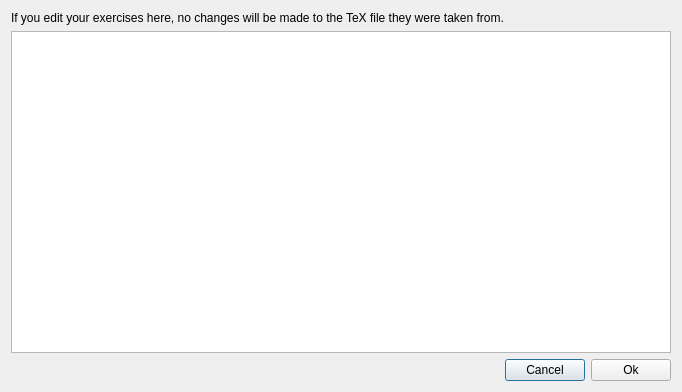
<?xml version="1.0" encoding="UTF-8"?>
<ui version="4.0">
 <class>Dialog</class>
 <widget class="QDialog" name="Dialog">
  <property name="geometry">
   <rect>
    <x>0</x>
    <y>0</y>
    <width>682</width>
    <height>392</height>
   </rect>
  </property>
  <property name="windowTitle">
   <string>Edit exercise</string>
  </property>
  <property name="windowIcon">
   <iconset resource="icones.qrc">
    <normaloff>:/all/icones/TeXamator.png</normaloff>:/all/icones/TeXamator.png</iconset>
  </property>
  <layout class="QGridLayout" name="gridLayout">
   <item row="0" column="0">
    <widget class="QLabel" name="label">
     <property name="text">
      <string>If you edit your exercises here, no changes will be made to the TeX file they were taken from.</string>
     </property>
    </widget>
   </item>
   <item row="1" column="0">
    <widget class="QTextEdit" name="textEdit"/>
   </item>
   <item row="2" column="0">
    <layout class="QHBoxLayout" name="horizontalLayout">
     <item>
      <spacer name="horizontalSpacer">
       <property name="orientation">
        <enum>Qt::Horizontal</enum>
       </property>
       <property name="sizeHint" stdset="0">
        <size>
         <width>398</width>
         <height>20</height>
        </size>
       </property>
      </spacer>
     </item>
     <item>
      <widget class="QPushButton" name="pushButton_cancel">
       <property name="text">
        <string>Cancel</string>
       </property>
       <property name="icon">
        <iconset resource="icones.qrc">
         <normaloff>:/all/icones/cancel.png</normaloff>:/all/icones/cancel.png</iconset>
       </property>
      </widget>
     </item>
     <item>
      <widget class="QPushButton" name="pushButton_ok">
       <property name="text">
        <string>Ok</string>
       </property>
       <property name="icon">
        <iconset resource="icones.qrc">
         <normaloff>:/all/icones/apply.png</normaloff>:/all/icones/apply.png</iconset>
       </property>
      </widget>
     </item>
    </layout>
   </item>
  </layout>
 </widget>
 <resources>
  <include location="icones.qrc"/>
 </resources>
 <connections>
  <connection>
   <sender>pushButton_cancel</sender>
   <signal>clicked()</signal>
   <receiver>Dialog</receiver>
   <slot>reject()</slot>
   <hints>
    <hint type="sourcelabel">
     <x>535</x>
     <y>363</y>
    </hint>
    <hint type="destinationlabel">
     <x>547</x>
     <y>397</y>
    </hint>
   </hints>
  </connection>
  <connection>
   <sender>pushButton_ok</sender>
   <signal>clicked()</signal>
   <receiver>Dialog</receiver>
   <slot>accept()</slot>
   <hints>
    <hint type="sourcelabel">
     <x>634</x>
     <y>361</y>
    </hint>
    <hint type="destinationlabel">
     <x>669</x>
     <y>454</y>
    </hint>
   </hints>
  </connection>
 </connections>
</ui>
